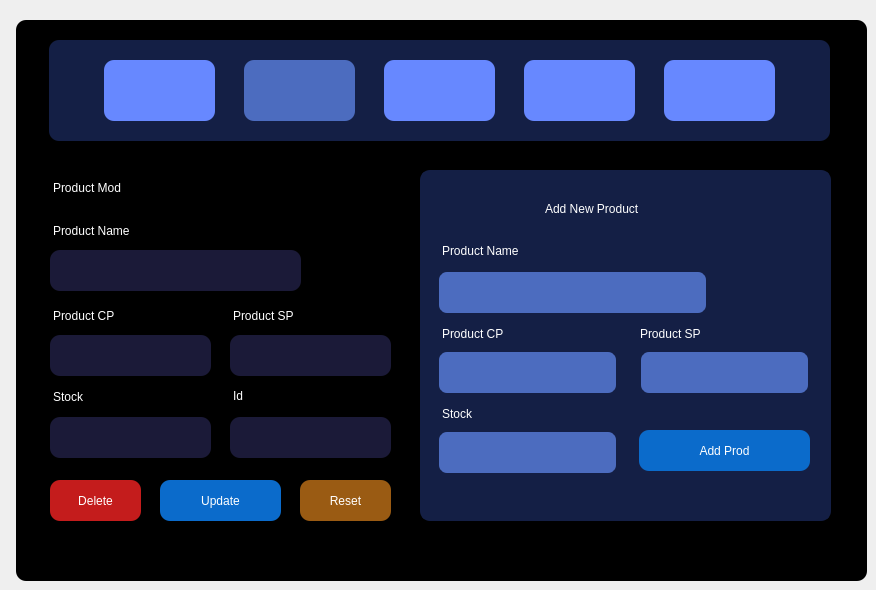
    <widget class="QWidget" name="tab_5">
     <attribute name="title">
      <string>Product Mod</string>
     </attribute>
     <widget class="QColumnView" name="columnView_10">
      <property name="geometry">
       <rect>
        <x>16</x>
        <y>20</y>
        <width>851</width>
        <height>561</height>
       </rect>
      </property>
      <property name="styleSheet">
       <string notr="true">background-color:rgb(0, 0, 0);
border-radius: 10px;</string>
      </property>
     </widget>
     <widget class="QColumnView" name="columnView_9">
      <property name="geometry">
       <rect>
        <x>49</x>
        <y>40</y>
        <width>781</width>
        <height>101</height>
       </rect>
      </property>
      <property name="styleSheet">
       <string notr="true">background-color: rgb(20, 31, 69);
border-radius: 10px;</string>
      </property>
     </widget>
     <widget class="QPushButton" name="navLogout3">
      <property name="geometry">
       <rect>
        <x>664</x>
        <y>60</y>
        <width>111</width>
        <height>61</height>
       </rect>
      </property>
      <property name="cursor">
       <cursorShape>PointingHandCursor</cursorShape>
      </property>
      <property name="toolTip">
       <string>Logout</string>
      </property>
      <property name="styleSheet">
       <string notr="true">QPushButton {
background-color: #6788FF; /* Background color */
font: 63 11pt &quot;Poppins SemiBold&quot;;
color: white; /* Text color */
outline: 0;
padding: 10px 20px; /* Padding for the button */
border: none; /* Remove default button border */
border-radius: 10px; /* Add some border-radius for a rounded appearance */
}
QPushButton:hover {
cursor: pointer; /* Change cursor to pointer on hover */
background-color: #4c6cbf;
}</string>
      </property>
      <property name="text">
       <string/>
      </property>
      <property name="icon">
       <iconset>
        <normaloff>../images/logout.svg</normaloff>../images/logout.svg</iconset>
      </property>
      <property name="iconSize">
       <size>
        <width>30</width>
        <height>35</height>
       </size>
      </property>
     </widget>
     <widget class="QPushButton" name="navProdMod3">
      <property name="geometry">
       <rect>
        <x>384</x>
        <y>60</y>
        <width>111</width>
        <height>61</height>
       </rect>
      </property>
      <property name="cursor">
       <cursorShape>PointingHandCursor</cursorShape>
      </property>
      <property name="toolTip">
       <string>Logout</string>
      </property>
      <property name="styleSheet">
       <string notr="true">QPushButton {
background-color: #6788FF; /* Background color */
font: 63 11pt &quot;Poppins SemiBold&quot;;
color: white; /* Text color */
outline: 0;
padding: 10px 20px; /* Padding for the button */
border: none; /* Remove default button border */
border-radius: 10px; /* Add some border-radius for a rounded appearance */
}
QPushButton:hover {
cursor: pointer; /* Change cursor to pointer on hover */
background-color: #4c6cbf;
}</string>
      </property>
      <property name="text">
       <string/>
      </property>
      <property name="icon">
       <iconset>
        <normaloff>../images/clipboard-list.svg</normaloff>../images/clipboard-list.svg</iconset>
      </property>
      <property name="iconSize">
       <size>
        <width>35</width>
        <height>35</height>
       </size>
      </property>
     </widget>
     <widget class="QPushButton" name="navOrderEntryTwo">
      <property name="geometry">
       <rect>
        <x>104</x>
        <y>60</y>
        <width>111</width>
        <height>61</height>
       </rect>
      </property>
      <property name="cursor">
       <cursorShape>PointingHandCursor</cursorShape>
      </property>
      <property name="toolTip">
       <string>Order Entry</string>
      </property>
      <property name="styleSheet">
       <string notr="true">QPushButton {
background-color: #6788FF; /* Background color */
font: 63 11pt &quot;Poppins SemiBold&quot;;
color: white; /* Text color */
outline: 0;
padding: 10px 20px; /* Padding for the button */
border: none; /* Remove default button border */
border-radius: 10px; /* Add some border-radius for a rounded appearance */
}
QPushButton:hover {
cursor: pointer; /* Change cursor to pointer on hover */
background-color: #4c6cbf;
}</string>
      </property>
      <property name="text">
       <string/>
      </property>
      <property name="icon">
       <iconset>
        <normaloff>../images/shopping.svg</normaloff>../images/shopping.svg</iconset>
      </property>
      <property name="iconSize">
       <size>
        <width>35</width>
        <height>35</height>
       </size>
      </property>
     </widget>
     <widget class="QPushButton" name="navViewOrders3">
      <property name="enabled">
       <bool>true</bool>
      </property>
      <property name="geometry">
       <rect>
        <x>524</x>
        <y>60</y>
        <width>111</width>
        <height>61</height>
       </rect>
      </property>
      <property name="cursor">
       <cursorShape>PointingHandCursor</cursorShape>
      </property>
      <property name="toolTip">
       <string>Orders</string>
      </property>
      <property name="styleSheet">
       <string notr="true">QPushButton {
background-color: #6788FF; /* Background color */
font: 63 11pt &quot;Poppins SemiBold&quot;;
color: white; /* Text color */
outline: 0;
padding: 10px 20px; /* Padding for the button */
border: none; /* Remove default button border */
border-radius: 10px; /* Add some border-radius for a rounded appearance */
}
QPushButton:hover {
cursor: pointer; /* Change cursor to pointer on hover */
background-color: #4c6cbf;
}</string>
      </property>
      <property name="text">
       <string/>
      </property>
      <property name="icon">
       <iconset>
        <normaloff>../images/receipt.svg</normaloff>../images/receipt.svg</iconset>
      </property>
      <property name="iconSize">
       <size>
        <width>35</width>
        <height>35</height>
       </size>
      </property>
     </widget>
     <widget class="QPushButton" name="navProdModTwo">
      <property name="geometry">
       <rect>
        <x>244</x>
        <y>60</y>
        <width>111</width>
        <height>61</height>
       </rect>
      </property>
      <property name="cursor">
       <cursorShape>PointingHandCursor</cursorShape>
      </property>
      <property name="toolTip">
       <string>Edit Orders</string>
      </property>
      <property name="styleSheet">
       <string notr="true">QPushButton {
background-color: #4c6cbf;
font: 63 11pt &quot;Poppins SemiBold&quot;;
color: white;
outline: 0;
padding: 10px 20px;
border: none;
border-radius: 10px;
}
QPushButton:hover {
cursor: pointer;
background-color: #4c6cbf;
}</string>
      </property>
      <property name="text">
       <string/>
      </property>
      <property name="icon">
       <iconset>
        <normaloff>../images/shelves.svg</normaloff>../images/shelves.svg</iconset>
      </property>
      <property name="iconSize">
       <size>
        <width>35</width>
        <height>35</height>
       </size>
      </property>
     </widget>
     <widget class="QGroupBox" name="groupBox_2">
      <property name="geometry">
       <rect>
        <x>420</x>
        <y>170</y>
        <width>411</width>
        <height>351</height>
       </rect>
      </property>
      <property name="font">
       <font>
        <family>Poppins</family>
        <pointsize>10</pointsize>
        <weight>50</weight>
        <italic>false</italic>
        <bold>false</bold>
       </font>
      </property>
      <property name="styleSheet">
       <string notr="true">    border-radius: 10px;
    gridline-color: #E0E0E0; /* Light grid lines */
    color: white; /* Dark text color */
    font: 10pt &quot;Poppins&quot;;
    background-color: rgb(20, 31, 69);
    border: 2px solid  rgb(20, 31, 69); </string>
      </property>
      <property name="title">
       <string/>
      </property>
      <widget class="QLabel" name="label_10">
       <property name="geometry">
        <rect>
         <x>120</x>
         <y>18</y>
         <width>201</width>
         <height>41</height>
        </rect>
       </property>
       <property name="styleSheet">
        <string notr="true">background-color:rgba(255, 255, 255, 0);
font: 63 15pt &quot;Poppins SemiBold&quot;;
color: white</string>
       </property>
       <property name="text">
        <string>Add New Product</string>
       </property>
      </widget>
      <widget class="QLabel" name="label_12">
       <property name="geometry">
        <rect>
         <x>17</x>
         <y>60</y>
         <width>161</width>
         <height>41</height>
        </rect>
       </property>
       <property name="styleSheet">
        <string notr="true">background-color:rgba(255, 255, 255, 0);
font: 63 11pt &quot;Poppins SemiBold&quot;;
color: white</string>
       </property>
       <property name="text">
        <string>Product Name</string>
       </property>
      </widget>
      <widget class="QLineEdit" name="prodAddNameInp">
       <property name="geometry">
        <rect>
         <x>17</x>
         <y>100</y>
         <width>271</width>
         <height>45</height>
        </rect>
       </property>
       <property name="font">
        <font>
         <family>Poppins SemiBold</family>
         <pointsize>12</pointsize>
         <weight>50</weight>
         <italic>false</italic>
         <bold>false</bold>
        </font>
       </property>
       <property name="styleSheet">
        <string notr="true">color: white;
font: 12pt &quot;Poppins SemiBold&quot;;
border-radius: 10px;
background-color: #4c6cbf;
padding: 7px 12px;</string>
       </property>
      </widget>
      <widget class="QLineEdit" name="prodAddSellingPriceInp">
       <property name="geometry">
        <rect>
         <x>219</x>
         <y>180</y>
         <width>171</width>
         <height>45</height>
        </rect>
       </property>
       <property name="styleSheet">
        <string notr="true">color: white;
font: 12pt &quot;Poppins SemiBold&quot;;
border-radius: 10px;
background-color: #4c6cbf;
padding: 7px 12px;</string>
       </property>
      </widget>
      <widget class="QLineEdit" name="prodAddCostPriceInp">
       <property name="geometry">
        <rect>
         <x>17</x>
         <y>180</y>
         <width>181</width>
         <height>45</height>
        </rect>
       </property>
       <property name="styleSheet">
        <string notr="true">color: white;
font: 12pt &quot;Poppins SemiBold&quot;;
border-radius: 10px;
background-color: #4c6cbf;
padding: 7px 12px;</string>
       </property>
      </widget>
      <widget class="QLabel" name="label_13">
       <property name="geometry">
        <rect>
         <x>215</x>
         <y>148</y>
         <width>131</width>
         <height>31</height>
        </rect>
       </property>
       <property name="styleSheet">
        <string notr="true">background-color:rgba(255, 255, 255, 0);
font: 63 11pt &quot;Poppins SemiBold&quot;;
color: white</string>
       </property>
       <property name="text">
        <string>Product SP</string>
       </property>
      </widget>
      <widget class="QLabel" name="label_14">
       <property name="geometry">
        <rect>
         <x>17</x>
         <y>148</y>
         <width>131</width>
         <height>31</height>
        </rect>
       </property>
       <property name="styleSheet">
        <string notr="true">background-color:rgba(255, 255, 255, 0);
font: 63 11pt &quot;Poppins SemiBold&quot;;
color: white</string>
       </property>
       <property name="text">
        <string>Product CP</string>
       </property>
      </widget>
      <widget class="QPushButton" name="prodAddBtn">
       <property name="geometry">
        <rect>
         <x>219</x>
         <y>260</y>
         <width>171</width>
         <height>41</height>
        </rect>
       </property>
       <property name="cursor">
        <cursorShape>PointingHandCursor</cursorShape>
       </property>
       <property name="styleSheet">
        <string notr="true">QPushButton#prodAddBtn {
background-color: #0b6bcb; /* Background color */
font: 63 11pt &quot;Poppins SemiBold&quot;;
color: white; /* Text color */
outline: 0;
padding: 10px 20px; /* Padding for the button */
border: none; /* Remove default button border */
border-radius: 10px; /* Add some border-radius for a rounded appearance */
}
QPushButton#prodAddBtn:hover {
cursor: pointer; /* Change cursor to pointer on hover */
background-color: #185ea5;
}
QPushButton#prodAddBtn:pressed,  /* Or QPushButton#prodAddBtn:active */
QPushButton#prodAddBtn:checked { /* If using checkable buttons */
    background-color: #335599; /* Example darker blue active color */
    /* Add other styles as needed, e.g., border, text color */
}</string>
       </property>
       <property name="text">
        <string>Add Prod</string>
       </property>
      </widget>
      <widget class="QLabel" name="label_15">
       <property name="geometry">
        <rect>
         <x>17</x>
         <y>228</y>
         <width>131</width>
         <height>31</height>
        </rect>
       </property>
       <property name="styleSheet">
        <string notr="true">background-color:rgba(255, 255, 255, 0);
font: 63 11pt &quot;Poppins SemiBold&quot;;
color: white</string>
       </property>
       <property name="text">
        <string>Stock</string>
       </property>
      </widget>
      <widget class="QLineEdit" name="prodAddQuantityInp">
       <property name="geometry">
        <rect>
         <x>17</x>
         <y>260</y>
         <width>181</width>
         <height>45</height>
        </rect>
       </property>
       <property name="styleSheet">
        <string notr="true">color: white;
font: 12pt &quot;Poppins SemiBold&quot;;
border-radius: 10px;
background-color: #4c6cbf;
padding: 7px 12px;</string>
       </property>
      </widget>
     </widget>
     <widget class="QLabel" name="label_4">
      <property name="geometry">
       <rect>
        <x>53</x>
        <y>167</y>
        <width>321</width>
        <height>41</height>
       </rect>
      </property>
      <property name="styleSheet">
       <string notr="true">background-color:rgba(255, 255, 255, 0);
font: 63 30pt &quot;Poppins SemiBold&quot;;
color: white;</string>
      </property>
      <property name="text">
       <string>Product Mod</string>
      </property>
     </widget>
     <widget class="QLabel" name="prodNameLabel">
      <property name="geometry">
       <rect>
        <x>53</x>
        <y>210</y>
        <width>111</width>
        <height>41</height>
       </rect>
      </property>
      <property name="styleSheet">
       <string notr="true">background-color:rgba(255, 255, 255, 0);
font: 63 11pt &quot;Poppins SemiBold&quot;;
color: white</string>
      </property>
      <property name="text">
       <string>Product Name</string>
      </property>
     </widget>
     <widget class="QLabel" name="label_7">
      <property name="geometry">
       <rect>
        <x>53</x>
        <y>295</y>
        <width>91</width>
        <height>41</height>
       </rect>
      </property>
      <property name="styleSheet">
       <string notr="true">background-color:rgba(255, 255, 255, 0);
font: 63 11pt &quot;Poppins SemiBold&quot;;
color: white</string>
      </property>
      <property name="text">
       <string>Product CP</string>
      </property>
     </widget>
     <widget class="QLabel" name="label_8">
      <property name="geometry">
       <rect>
        <x>233</x>
        <y>295</y>
        <width>101</width>
        <height>41</height>
       </rect>
      </property>
      <property name="styleSheet">
       <string notr="true">background-color:rgba(255, 255, 255, 0);
font: 63 11pt &quot;Poppins SemiBold&quot;;
color: white</string>
      </property>
      <property name="text">
       <string>Product SP</string>
      </property>
     </widget>
     <widget class="QLineEdit" name="prodModCostPriceInp">
      <property name="geometry">
       <rect>
        <x>50</x>
        <y>335</y>
        <width>161</width>
        <height>41</height>
       </rect>
      </property>
      <property name="styleSheet">
       <string notr="true">color: white;
font: 12pt &quot;Poppins SemiBold&quot;;
border-radius: 10px;
background-color:rgb(27, 26, 56);
padding: 7px 12px;</string>
      </property>
     </widget>
     <widget class="QLineEdit" name="prodModSellingPriceInp">
      <property name="geometry">
       <rect>
        <x>230</x>
        <y>335</y>
        <width>161</width>
        <height>41</height>
       </rect>
      </property>
      <property name="styleSheet">
       <string notr="true">color: white;
font: 12pt &quot;Poppins SemiBold&quot;;
border-radius: 10px;
background-color:rgb(27, 26, 56);
padding: 7px 12px;</string>
      </property>
     </widget>
     <widget class="QPushButton" name="prodModUpdateBtn">
      <property name="geometry">
       <rect>
        <x>160</x>
        <y>480</y>
        <width>121</width>
        <height>41</height>
       </rect>
      </property>
      <property name="cursor">
       <cursorShape>PointingHandCursor</cursorShape>
      </property>
      <property name="styleSheet">
       <string notr="true">QPushButton#prodModUpdateBtn {
background-color: #0b6bcb; /* Background color */
font: 63 11pt &quot;Poppins SemiBold&quot;;
color: white; /* Text color */
outline: 0;
padding: 10px 20px; /* Padding for the button */
border: none; /* Remove default button border */
border-radius: 10px; /* Add some border-radius for a rounded appearance */
}
QPushButton#prodModUpdateBtn:hover {
cursor: pointer; /* Change cursor to pointer on hover */
background-color: #185ea5;
}</string>
      </property>
      <property name="text">
       <string>Update</string>
      </property>
     </widget>
     <widget class="QPushButton" name="prodModDeleteBtn">
      <property name="geometry">
       <rect>
        <x>50</x>
        <y>480</y>
        <width>91</width>
        <height>41</height>
       </rect>
      </property>
      <property name="cursor">
       <cursorShape>PointingHandCursor</cursorShape>
      </property>
      <property name="styleSheet">
       <string notr="true">QPushButton#prodModDeleteBtn {
background-color: #c41c1c; /* Background color */
font: 63 11pt &quot;Poppins SemiBold&quot;;
color: white; /* Text color */
outline: 0;
padding: 10px 20px; /* Padding for the button */
border: none; /* Remove default button border */
border-radius: 10px; /* Add some border-radius for a rounded appearance */
transition: all 0.3s;
}
QPushButton#prodModDeleteBtn:hover {
cursor: pointer; /* Change cursor to pointer on hover */
background-color: #a51818;
}</string>
      </property>
      <property name="text">
       <string>Delete</string>
      </property>
     </widget>
     <widget class="QLineEdit" name="prodModQuantityInp">
      <property name="geometry">
       <rect>
        <x>50</x>
        <y>417</y>
        <width>161</width>
        <height>41</height>
       </rect>
      </property>
      <property name="styleSheet">
       <string notr="true">color: white;
font: 12pt &quot;Poppins SemiBold&quot;;
border-radius: 10px;
background-color:rgb(27, 26, 56);
padding: 7px 12px;</string>
      </property>
     </widget>
     <widget class="QLabel" name="label_11">
      <property name="geometry">
       <rect>
        <x>53</x>
        <y>386</y>
        <width>91</width>
        <height>21</height>
       </rect>
      </property>
      <property name="styleSheet">
       <string notr="true">background-color:rgba(255, 255, 255, 0);
font: 63 11pt &quot;Poppins SemiBold&quot;;
color: white</string>
      </property>
      <property name="text">
       <string>Stock</string>
      </property>
     </widget>
     <widget class="QComboBox" name="prodModNameSel">
      <property name="geometry">
       <rect>
        <x>50</x>
        <y>250</y>
        <width>251</width>
        <height>41</height>
       </rect>
      </property>
      <property name="focusPolicy">
       <enum>Qt::ClickFocus</enum>
      </property>
      <property name="styleSheet">
       <string notr="true">QComboBox#prodModNameSel {
  border-radius: 10px;
  background-color: rgb(27, 26, 56);
  font: 12pt &quot;Poppins SemiBold&quot;;
  padding: 7px 12px;
  color: white;
}

QComboBox#prodModNameSel::drop-down {
  border-radius: 10px;
}

QComboBox QAbstractItemView {
  background-color: #292D3E;
  padding-top: 3px;
  padding-bottom: 3px;
  padding-left: 12px;
  padding-right:12px;
  border-radius: 10px;
  color: white;
}

/* Hide vertical scrollbar */
QComboBox QScrollBar:vertical {
  width: 0px; /* Hides the scrollbar track */
  background: none; /* Optional: removes background color for better invisibility */
}

/* Hide horizontal scrollbar (optional) */
QComboBox QScrollBar:horizontal {
  height: 0px; /* Hides the scrollbar track */
  background: none; /* Optional: removes background color for better invisibility */
}</string>
      </property>
      <property name="editable">
       <bool>true</bool>
      </property>
      <property name="currentText">
       <string/>
      </property>
     </widget>
     <widget class="QLabel" name="prodModInfoLbl">
      <property name="geometry">
       <rect>
        <x>220</x>
        <y>540</y>
        <width>441</width>
        <height>30</height>
       </rect>
      </property>
      <property name="styleSheet">
       <string notr="true">background-color:rgba(255, 255, 255, 0);
font: 63 11pt &quot;Poppins SemiBold&quot;;
/*color: red;
color: #27e86f;*/</string>
      </property>
      <property name="text">
       <string/>
      </property>
      <property name="alignment">
       <set>Qt::AlignCenter</set>
      </property>
     </widget>
     <widget class="QLineEdit" name="prodModIdInp">
      <property name="geometry">
       <rect>
        <x>230</x>
        <y>417</y>
        <width>161</width>
        <height>41</height>
       </rect>
      </property>
      <property name="styleSheet">
       <string notr="true">color: red;
font: 12pt &quot;Poppins SemiBold&quot;;
border-radius: 10px;
background-color:rgb(27, 26, 56);
padding: 7px 12px;</string>
      </property>
      <property name="text">
       <string/>
      </property>
      <property name="readOnly">
       <bool>true</bool>
      </property>
     </widget>
     <widget class="QLabel" name="label_16">
      <property name="geometry">
       <rect>
        <x>233</x>
        <y>386</y>
        <width>91</width>
        <height>20</height>
       </rect>
      </property>
      <property name="styleSheet">
       <string notr="true">background-color:rgba(255, 255, 255, 0);
font: 63 11pt &quot;Poppins SemiBold&quot;;
color: white</string>
      </property>
      <property name="text">
       <string>Id</string>
      </property>
     </widget>
     <widget class="QPushButton" name="prodModResetBtn">
      <property name="geometry">
       <rect>
        <x>300</x>
        <y>480</y>
        <width>91</width>
        <height>41</height>
       </rect>
      </property>
      <property name="cursor">
       <cursorShape>PointingHandCursor</cursorShape>
      </property>
      <property name="styleSheet">
       <string notr="true">QPushButton#prodModResetBtn {
background-color: #9a5b13; /* Background color */
font: 63 11pt &quot;Poppins SemiBold&quot;;
color: white; /* Text color */
outline: 0;
padding: 10px 20px; /* Padding for the button */
border: none; /* Remove default button border */
border-radius: 10px; /* Add some border-radius for a rounded appearance */
transition: all 0.3s;
}
QPushButton#prodModResetBtn:hover {
cursor: pointer; /* Change cursor to pointer on hover */
background-color: #804B10;
}</string>
      </property>
      <property name="text">
       <string>Reset</string>
      </property>
     </widget>
    </widget>
